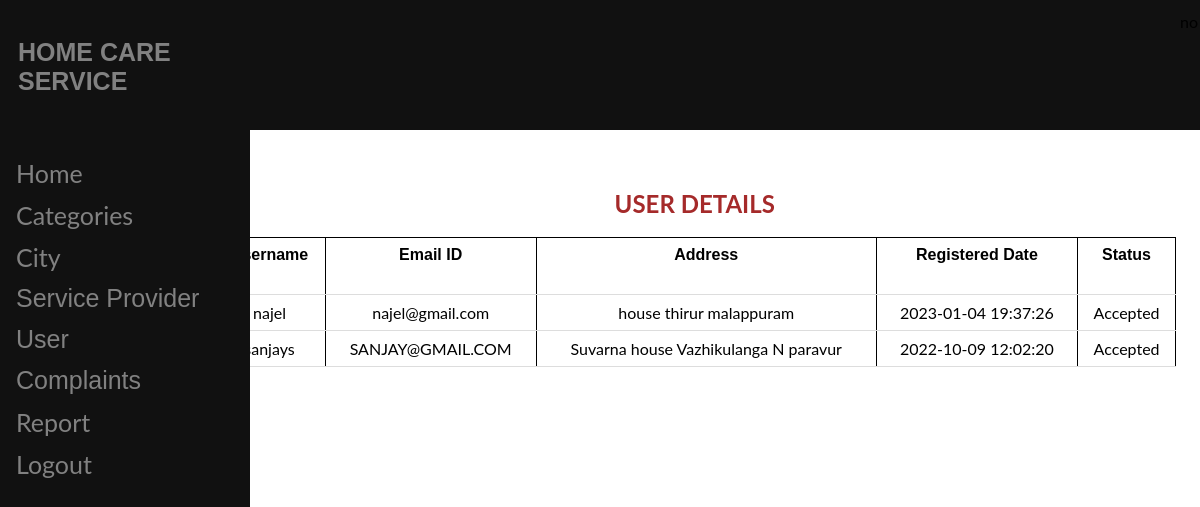
The app's page /adminreportuser.php with its own data.
### tables this page shows
CREATE TABLE `users` (
  `uusername` text NOT NULL,
  `email` text NOT NULL,
  `address` varchar(100) NOT NULL,
  `upassword` text NOT NULL,
  `date` text NOT NULL,
  `status` varchar(100) NOT NULL
);

### adminreportuser.php (the view, shortened to what this page needs)
<html>
<?php include"adminheader.php"?>
</head>
<body>
<form action="category.php" method="post">
<div style="margin-left:16%;padding:1px 16px;height:1000px;">
    <br>
    <br>
    <h2>USER DETAILS</h2>
    <?php
include"dbconfig.php";
$result = mysqli_query($handle, "SELECT * FROM users where status='Accepted'");
echo '<table border="0" cellspacing="2" cellpadding="2">
      <tr>
          <td> <font face="Arial"><h4>Username </h4></font> </td>
          <td> <font face="Arial"><h4>Email ID </h4></font> </td>
          <td> <font face="Arial"><h4>Address</h4></font> </td>
          <td> <font face="Arial"><h4>Registered Date</h4></font> </td>
          <td> <font face="Arial"><h4>Status</h4></font> </td>
      </tr>';
  while ($row = $result->fetch_assoc())
  {
      $field1name = $row["uusername"];
      $field2name = $row["email"];
      $field3name = $row["address"];
      $field4name = $row["date"];
      $field5name = $row["status"];
      echo '<tr>
                <td>'.$field1name.'</td>
                <td>'.$field2name.'</td>
                <td>'.$field3name.'</td>
                <td>'.$field4name.'</td>
                <td>'.$field5name.'</td>';
                echo "</tr>";
}
echo "</table>";
?>

### adminheader.php (style rules this page uses)
body { font-family: "Lato", sans-serif; }

### adminreportuser.php (style rules this page uses)
h2 { text-align: center; color: brown; }
table { border: 1px solid; border-collapse: collapse; width: 100%; }
th, td { padding: 8px; text-align: center; border: 1px solid; border-bottom: 1px solid #ddd; }

### records on screen
users: uusername "najel", email "najel@gmail.com", address "house thirur malappuram", date "2023-01-04 19:37:26", status "Accepted"
users: uusername "sanjays", email "SANJAY@GMAIL.COM", address "Suvarna house Vazhikulanga N paravur", date "2022-10-09 12:02:20", status "Accepted"
